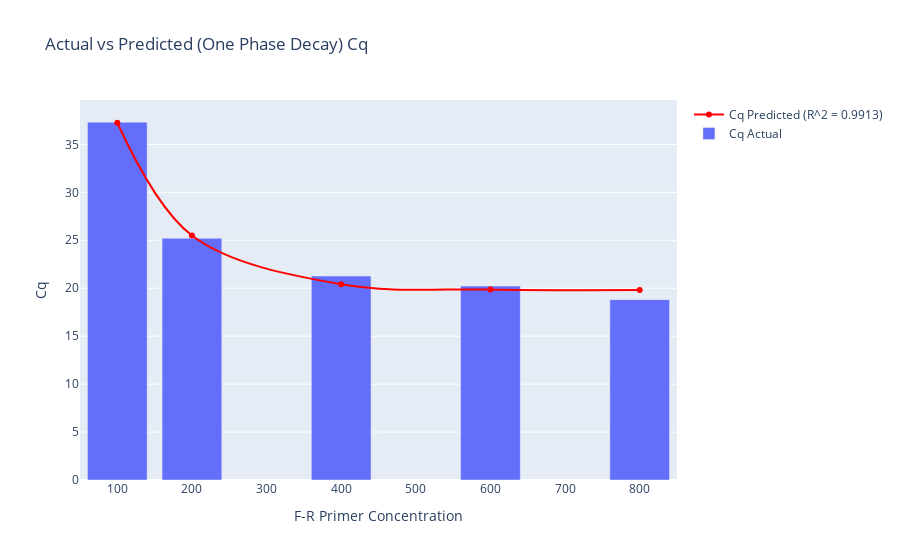

Notebook source saved alongside this figure:
### Code cell
# solve for one phase decay with scipy
f_r_conc = [100, 200, 400, 600, 800] # F-R primer concentrations
cq_actual = [37.32, 25.21, 21.27, 20.225, 18.81] # Cq values


# initialGuesses = [y0, Plateau, K] 
# Y0 is the Y value when X (Conc) is zero. It is expressed in the same units as Y,
# Plateau is the Y value at infinite conc, expressed in the same units as Y.
# K is the rate constant, expressed in reciprocal of the X axis conc units. If X is in nM, then K is expressed in inverse nM.
# initialGuesses = [73.29, 19.8, 0.01120]
initialGuesses = [100, 15, 0.01]


def onePhaseDecay(X, y0, Plateau, K):
    return (y0-Plateau)*np.exp(-K*X)+Plateau

from scipy.optimize import curve_fit
popt,pcov = curve_fit(onePhaseDecay, f_r_conc, cq_actual, initialGuesses)
print(popt)
# popt in the form: [y0, Plateau, K]
# print(pcov)

cq_pred = np.empty(len(cq_actual)) #empty list to receive data
for i in range(len(f_r_conc)): #loop through concentrations to make cq prediction
    # cq_pred[i]=onePhaseDecay(f_r_conc[i], initialGuesses[0], initialGuesses[1], initialGuesses[2])
    cq_pred[i]=onePhaseDecay(f_r_conc[i], popt[0], popt[1], popt[2])
    
from sklearn.metrics import r2_score
samsiesR2score = r2_score(cq_pred, cq_actual)

figSamsies = go.Figure()
figSamsies.add_trace(
    go.Scatter(
        x=f_r_conc,
        y=cq_pred,
        name='Cq Predicted (R^2 = ' + str(round(samsiesR2score, 4)) + ')', 
        mode='lines+markers',
        line=dict(color='rgb(255, 0, 0)', width=2),
        line_shape = 'spline' # make smooth line
    ))
figSamsies.add_trace(
    go.Bar(
        x=f_r_conc,
        y=cq_actual,
        name='Cq Actual',
        textposition='auto',
        marker_color='#636EFA'
    ))
figSamsies.update_layout(title='Actual vs Predicted (One Phase Decay) Cq', xaxis_title='F-R Primer Concentration', yaxis_title='Cq')
figSamsies.show()

### Figure 1 — Plotly figure (JSON) as saved in the notebook; plotly's stock layout.template omitted (floating-point values rounded to 4 significant figures)
{"data": [{"line": {"color": "rgb(255, 0, 0)", "shape": "spline", "width": 2}, "mode": "lines+markers", "name": "Cq Predicted (R^2 = 0.9913)", "type": "scatter", "x": [100, 200, 400, 600, 800], "y": [37.26, 25.5, 20.41, 19.87, 19.81]}, {"marker": {"color": "#636EFA"}, "name": "Cq Actual", "textposition": "auto", "type": "bar", "x": [100, 200, 400, 600, 800], "y": [37.32, 25.21, 21.27, 20.23, 18.81]}], "layout": {"title": {"text": "Actual vs Predicted (One Phase Decay) Cq"}, "xaxis": {"title": {"text": "F-R Primer Concentration"}}, "yaxis": {"title": {"text": "Cq"}}}}
